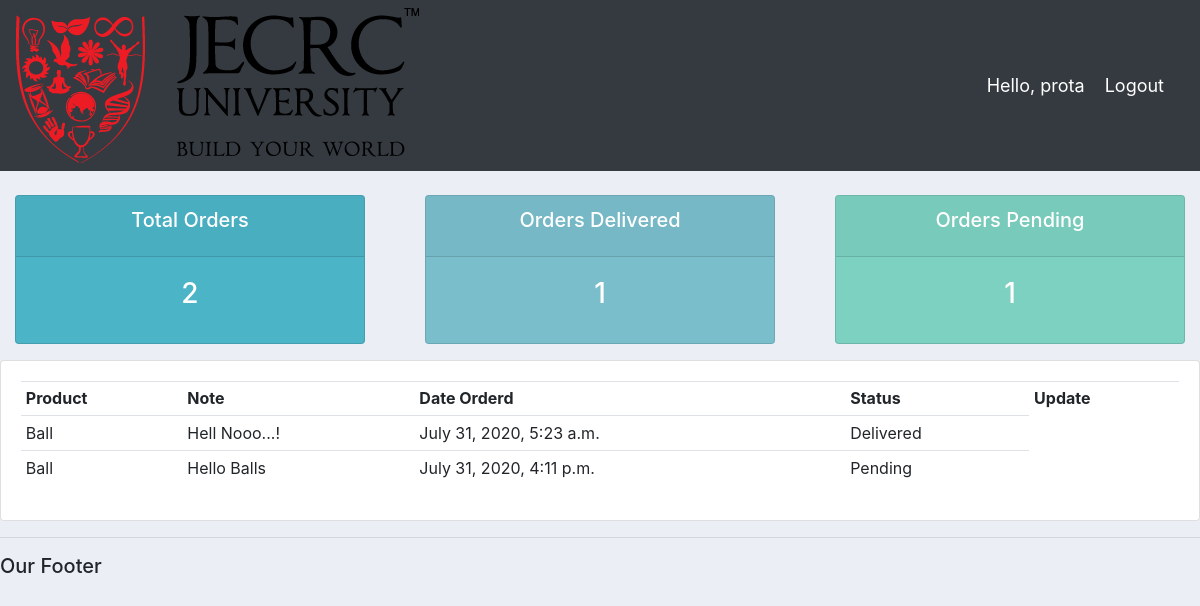
Page /user/ (signed in) on the committed database.
### accounts/models.py (models this page shows, shortened)
class Order(models.Model):
    STATUS = (
        ('Pending','Pending'),
        ('Out for delivery', 'Out for delivery'),
        ('Delivered','Delivered')
    )
    customer = models.ForeignKey(Customer, null=True, on_delete=models.SET_NULL)
    product =  models.ForeignKey(Product, null=True, on_delete=models.SET_NULL)
    date_created = models.DateTimeField(auto_now_add=True, null=True)
    status = models.CharField(max_length=200, null=True, choices=STATUS)
    note = models.CharField(max_length=200,null=True)

class Product(models.Model):
    CATEGORY = (
        ('Indoor','Indoor'),
        ('Outdoor','Outdoor')
    )
    name = models.CharField(max_length=200, null=True)
    price = models.FloatField(null=True)
    category = models.CharField(max_length=200, null=True, choices=CATEGORY)
    description = models.CharField(max_length=200, null=True, blank=True)
    date_created = models.DateTimeField(auto_now_add=True, null=True)
    tags = models.ManyToManyField(Tag)
    def __str__(self):
        return self.name

### accounts/decorators.py (the view)
        def wrapper_func(request, *args, **kwargs):
            group = None
            if request.user.groups.exists():
                group = request.user.groups.all()[0].name
            if group in allowed_roles:
                return view_func(request, *args, **kwargs)
            else:
                return HttpResponse('You are not authorised bitch..!')

### accounts/views.py (called while the page is built)
@login_required(login_url='login')
@allowed_users(allowed_roles=['customer'])
def userPage(request):
    orders = request.user.customer.order_set.all()
    total_orders = orders.count()
    delivered = orders.filter(status='Delivered').count()
    pending = orders.filter(status='Pending').count()
    context = {'orders':orders, 'total_orders':total_orders,'delivered':delivered,
    'pending':pending}
    return render(request,'accounts/user.html', context)

### accounts/templates/accounts/user.html
{% extends 'accounts/main.html' %}
{% block content %}
{% include 'accounts/status.html' %}
<div class="row">
	<div class="col-md">
		<div class="card card-body">
			<table class="table table-sm">
				<tr>
					<th>Product</th>
					<th>Note</th>
					<th>Date Orderd</th>
					<th>Status</th>
					<th>Update</th>
				</tr>
				{% for order in orders %}
				<tr>
					<td>{{order.product}}</td>
					<td>{{order.note}}</td>
					<td>{{order.date_created}}</td>
					<td>{{order.status}}</td>
				</tr>
				{% endfor %}
			</table>
		</div>
	</div>
</div>
{% endblock %}

### accounts/templates/accounts/navbar.html (shortened to what this page needs)
{% load static %}
<nav class="navbar navbar-expand-lg navbar-dark bg-dark">
  <a href="{% url 'home' %}"><img src="{% static 'images/JU(png).png' %}"></a>
    <span class="hello-msg">Hello, {{request.user}}</span>
    <span><a class="hello-msg" href="{% url 'logout' %}">Logout</a></span>
  </nav>

### static/css/main.css (style rules this page uses)
body { background-color: #ebeff5; }

### accounts/templates/accounts/navbar.html (style rules this page uses)
.hello-msg { font-size: 18px; color: #fff; margin-right: 20px;; }

### rows in the picture
Order: product "Ball", note "Hell Nooo...!", date_created "July 31, 2020, 5:23 a.m.", status "Delivered"
Order: product "Ball", note "Hello Balls", date_created "July 31, 2020, 4:11 p.m.", status "Pending"

### other values in the picture
{{ request.user }} "prota"
{{ total_orders }} "2"
{{ delivered }} "1"
{{ pending }} "1"
